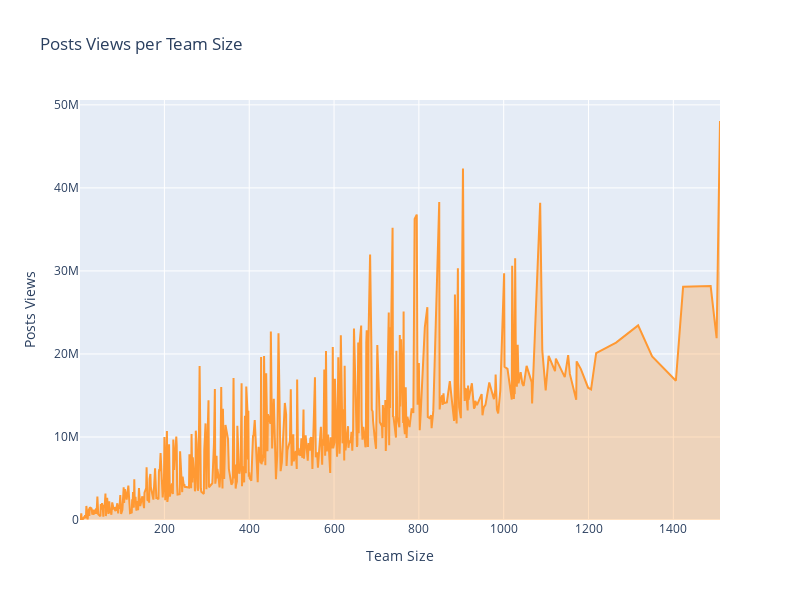

Notebook code for this chart:
### Code cell
# Posts Views per Team Size
layout = cf.Layout(
    height = 600,width = 800,
    yaxis = dict(title = 'Posts Views'),
    xaxis = dict(title = 'Team Size'),
    title = 'Posts Views per Team Size'
)

fig = df.groupby(['users'],as_index=True)['views'].sum().\
    iplot(kind='scatter',fill=True,width=2,asFigure=True,layout = layout)
fig.show()

### Figure 1 — Plotly figure (JSON) as saved in the notebook; plotly's stock layout.template omitted (floating-point values rounded to 4 significant figures; data arrays with more than 128 entries replaced by an {"elided": "..."} marker saying what was removed)
{"data": [{"fill": "tozeroy", "fillcolor": "rgba(255, 153, 51, 0.3)", "line": {"color": "rgba(255, 153, 51, 1.0)", "dash": "solid", "shape": "linear", "width": 2}, "mode": "lines", "name": "views", "text": "", "type": "scatter", "x": {"elided": "504 int values"}, "y": {"elided": "504 int values"}}], "layout": {"height": 600, "title": {"text": "Posts Views per Team Size"}, "width": 800, "xaxis": {"autorange": true, "range": [1, 1510], "title": {"text": "Team Size"}, "type": "linear"}, "yaxis": {"autorange": true, "range": [0, 50590000.0], "title": {"text": "Posts Views"}, "type": "linear"}}}
